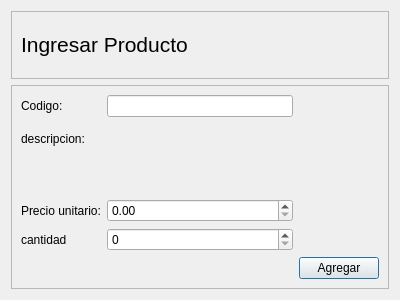
<?xml version="1.0" encoding="UTF-8"?>
<ui version="4.0">
 <class>Dialog</class>
 <widget class="QDialog" name="Dialog">
  <property name="geometry">
   <rect>
    <x>0</x>
    <y>0</y>
    <width>400</width>
    <height>300</height>
   </rect>
  </property>
  <property name="windowTitle">
   <string>Dialog</string>
  </property>
  <layout class="QVBoxLayout" name="verticalLayout">
   <item>
    <widget class="QFrame" name="frame_3">
     <property name="sizePolicy">
      <sizepolicy hsizetype="Preferred" vsizetype="Preferred">
       <horstretch>0</horstretch>
       <verstretch>1</verstretch>
      </sizepolicy>
     </property>
     <property name="frameShape">
      <enum>QFrame::Shape::StyledPanel</enum>
     </property>
     <property name="frameShadow">
      <enum>QFrame::Shadow::Raised</enum>
     </property>
     <layout class="QHBoxLayout" name="horizontalLayout">
      <item>
       <widget class="QLabel" name="label_4">
        <property name="sizePolicy">
         <sizepolicy hsizetype="Preferred" vsizetype="Preferred">
          <horstretch>0</horstretch>
          <verstretch>1</verstretch>
         </sizepolicy>
        </property>
        <property name="font">
         <font>
          <pointsize>16</pointsize>
         </font>
        </property>
        <property name="text">
         <string>&lt;html&gt;&lt;head/&gt;&lt;body&gt;&lt;p&gt;Ingresar Producto&lt;/p&gt;&lt;/body&gt;&lt;/html&gt;</string>
        </property>
       </widget>
      </item>
     </layout>
    </widget>
   </item>
   <item>
    <widget class="QFrame" name="frame_2">
     <property name="sizePolicy">
      <sizepolicy hsizetype="Preferred" vsizetype="Preferred">
       <horstretch>0</horstretch>
       <verstretch>3</verstretch>
      </sizepolicy>
     </property>
     <property name="frameShape">
      <enum>QFrame::Shape::StyledPanel</enum>
     </property>
     <property name="frameShadow">
      <enum>QFrame::Shadow::Raised</enum>
     </property>
     <layout class="QGridLayout" name="gridLayout">
      <item row="4" column="1">
       <widget class="QSpinBox" name="existenciasVenIngSpin">
        <property name="maximum">
         <number>99999</number>
        </property>
       </widget>
      </item>
      <item row="3" column="1">
       <widget class="QDoubleSpinBox" name="precioVenIngSpin">
        <property name="decimals">
         <number>2</number>
        </property>
        <property name="maximum">
         <double>999999.989999999990687</double>
        </property>
       </widget>
      </item>
      <item row="0" column="0">
       <widget class="QLabel" name="label">
        <property name="sizePolicy">
         <sizepolicy hsizetype="Preferred" vsizetype="Preferred">
          <horstretch>0</horstretch>
          <verstretch>1</verstretch>
         </sizepolicy>
        </property>
        <property name="text">
         <string>Codigo:</string>
        </property>
       </widget>
      </item>
      <item row="1" column="1">
       <widget class="QLabel" name="descripcionVenIngLabel">
        <property name="text">
         <string/>
        </property>
       </widget>
      </item>
      <item row="4" column="0">
       <widget class="QLabel" name="label_3">
        <property name="sizePolicy">
         <sizepolicy hsizetype="Preferred" vsizetype="Preferred">
          <horstretch>0</horstretch>
          <verstretch>1</verstretch>
         </sizepolicy>
        </property>
        <property name="text">
         <string>cantidad</string>
        </property>
       </widget>
      </item>
      <item row="1" column="0">
       <widget class="QLabel" name="label_2">
        <property name="sizePolicy">
         <sizepolicy hsizetype="Preferred" vsizetype="Preferred">
          <horstretch>0</horstretch>
          <verstretch>1</verstretch>
         </sizepolicy>
        </property>
        <property name="text">
         <string>&lt;html&gt;&lt;head/&gt;&lt;body&gt;&lt;p&gt;descripcion:&lt;/p&gt;&lt;/body&gt;&lt;/html&gt;</string>
        </property>
       </widget>
      </item>
      <item row="0" column="1">
       <widget class="QLineEdit" name="codigoVenIngEdit"/>
      </item>
      <item row="6" column="2">
       <widget class="QPushButton" name="agregarVenIngBnt">
        <property name="text">
         <string>Agregar</string>
        </property>
       </widget>
      </item>
      <item row="3" column="0">
       <widget class="QLabel" name="label_5">
        <property name="sizePolicy">
         <sizepolicy hsizetype="Preferred" vsizetype="Preferred">
          <horstretch>0</horstretch>
          <verstretch>1</verstretch>
         </sizepolicy>
        </property>
        <property name="text">
         <string>Precio unitario:</string>
        </property>
       </widget>
      </item>
      <item row="2" column="1">
       <widget class="QFrame" name="frame">
        <property name="sizePolicy">
         <sizepolicy hsizetype="Preferred" vsizetype="Preferred">
          <horstretch>0</horstretch>
          <verstretch>1</verstretch>
         </sizepolicy>
        </property>
        <property name="frameShape">
         <enum>QFrame::Shape::NoFrame</enum>
        </property>
        <property name="frameShadow">
         <enum>QFrame::Shadow::Raised</enum>
        </property>
       </widget>
      </item>
     </layout>
    </widget>
   </item>
  </layout>
 </widget>
 <resources/>
 <connections/>
</ui>
